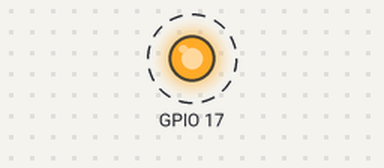
Bench run of a program on a simulated Raspberry Pi (BCM pin numbers). On the bench: output pins drawn as LEDs (lit = HIGH). Dashed ring = blinking.

Above: at 0.12 s.
Timing chart, 0 to 3.0 s (numbered marks = the images above):
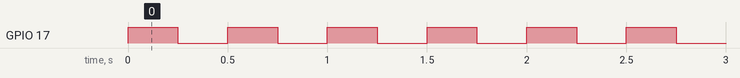

Measured:
- by itself, GPIO 17: alternates HIGH for 0.25 s and LOW for 0.25 s

The program:

blink_led_while_true.py
```python
# -*- coding: utf-8 -*-
import time # 导入时间模块
import RPi.GPIO as GPIO # 导入GPIO引脚控制模块

GPIO.setmode(GPIO.BCM) # 使用BCM引脚编号模式
GPIO.setup(17, GPIO.OUT) # 设置GPIO17为输出引脚
try:
    counter = 0
    while True:
        GPIO.output(17, True) # LED 亮
        time.sleep(0.25) # 延时0.5秒
        GPIO.output(17, False) # LED 灭
        time.sleep(0.25) # 延时0.5秒
except KeyboardInterrupt:
    print('Exitting ...')
    GPIO.cleanup()
```
